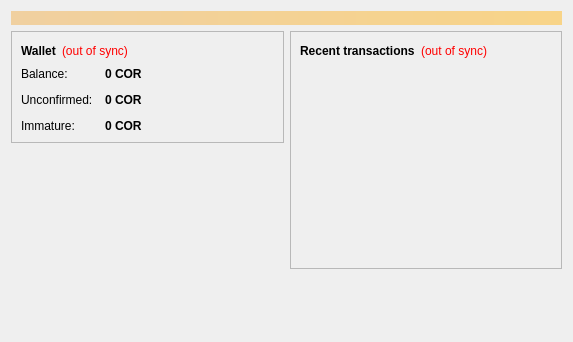
<?xml version="1.0" encoding="UTF-8"?>
<ui version="4.0">
 <class>OverviewPage</class>
 <widget class="QWidget" name="OverviewPage">
  <property name="geometry">
   <rect>
    <x>0</x>
    <y>0</y>
    <width>573</width>
    <height>342</height>
   </rect>
  </property>
  <property name="windowTitle">
   <string>Form</string>
  </property>
  <layout class="QVBoxLayout" name="topLayout">
   <item>
    <widget class="QLabel" name="labelAlerts">
     <property name="visible">
      <bool>false</bool>
     </property>
     <property name="styleSheet">
      <string notr="true">background-color: qlineargradient(x1: 0, y1: 0, x2: 1, y2: 0, stop:0 #F0D0A0, stop:1 #F8D488); color:#000000;</string>
     </property>
     <property name="wordWrap">
      <bool>true</bool>
     </property>
     <property name="margin">
      <number>3</number>
     </property>
    </widget>
   </item>
   <item>
    <layout class="QHBoxLayout" name="horizontalLayout" stretch="1,1">
     <item>
      <layout class="QVBoxLayout" name="verticalLayout_2">
       <item>
        <widget class="QFrame" name="frame">
         <property name="frameShape">
          <enum>QFrame::StyledPanel</enum>
         </property>
         <property name="frameShadow">
          <enum>QFrame::Raised</enum>
         </property>
         <layout class="QVBoxLayout" name="verticalLayout_4">
          <item>
           <layout class="QHBoxLayout" name="horizontalLayout_4">
            <item>
             <widget class="QLabel" name="label_5">
              <property name="font">
               <font>
                <weight>75</weight>
                <bold>true</bold>
               </font>
              </property>
              <property name="text">
               <string>Wallet</string>
              </property>
             </widget>
            </item>
            <item>
             <widget class="QLabel" name="labelWalletStatus">
              <property name="toolTip">
               <string>The displayed information may be out of date. Your wallet automatically synchronizes with the Corecoin network after a connection is established, but this process has not completed yet.</string>
              </property>
              <property name="styleSheet">
               <string notr="true">QLabel { color: red; }</string>
              </property>
              <property name="text">
               <string notr="true">(out of sync)</string>
              </property>
              <property name="alignment">
               <set>Qt::AlignLeading|Qt::AlignLeft|Qt::AlignVCenter</set>
              </property>
             </widget>
            </item>
            <item>
             <spacer name="horizontalSpacer_2">
              <property name="orientation">
               <enum>Qt::Horizontal</enum>
              </property>
              <property name="sizeHint" stdset="0">
               <size>
                <width>40</width>
                <height>20</height>
               </size>
              </property>
             </spacer>
            </item>
           </layout>
          </item>
          <item>
           <layout class="QFormLayout" name="formLayout_2">
            <property name="fieldGrowthPolicy">
             <enum>QFormLayout::AllNonFixedFieldsGrow</enum>
            </property>
            <property name="horizontalSpacing">
             <number>12</number>
            </property>
            <property name="verticalSpacing">
             <number>12</number>
            </property>
            <item row="0" column="0">
             <widget class="QLabel" name="label">
              <property name="text">
               <string>Balance:</string>
              </property>
             </widget>
            </item>
            <item row="0" column="1">
             <widget class="QLabel" name="labelBalance">
              <property name="font">
               <font>
                <weight>75</weight>
                <bold>true</bold>
               </font>
              </property>
              <property name="cursor">
               <cursorShape>IBeamCursor</cursorShape>
              </property>
              <property name="toolTip">
               <string>Your current balance</string>
              </property>
              <property name="text">
               <string notr="true">0 COR</string>
              </property>
              <property name="textInteractionFlags">
               <set>Qt::LinksAccessibleByMouse|Qt::TextSelectableByKeyboard|Qt::TextSelectableByMouse</set>
              </property>
             </widget>
            </item>
            <item row="1" column="0">
             <widget class="QLabel" name="label_3">
              <property name="text">
               <string>Unconfirmed:</string>
              </property>
             </widget>
            </item>
            <item row="1" column="1">
             <widget class="QLabel" name="labelUnconfirmed">
              <property name="font">
               <font>
                <weight>75</weight>
                <bold>true</bold>
               </font>
              </property>
              <property name="cursor">
               <cursorShape>IBeamCursor</cursorShape>
              </property>
              <property name="toolTip">
               <string>Total of transactions that have yet to be confirmed, and do not yet count toward the current balance</string>
              </property>
              <property name="text">
               <string notr="true">0 COR</string>
              </property>
              <property name="textInteractionFlags">
               <set>Qt::LinksAccessibleByMouse|Qt::TextSelectableByKeyboard|Qt::TextSelectableByMouse</set>
              </property>
             </widget>
            </item>
            <item row="2" column="0">
             <widget class="QLabel" name="labelImmatureText">
              <property name="text">
               <string>Immature:</string>
              </property>
             </widget>
            </item>
            <item row="2" column="1">
             <widget class="QLabel" name="labelImmature">
              <property name="font">
               <font>
                <weight>75</weight>
                <bold>true</bold>
               </font>
              </property>
              <property name="toolTip">
               <string>Mined balance that has not yet matured</string>
              </property>
              <property name="text">
               <string notr="true">0 COR</string>
              </property>
              <property name="textInteractionFlags">
               <set>Qt::LinksAccessibleByMouse|Qt::TextSelectableByKeyboard|Qt::TextSelectableByMouse</set>
              </property>
             </widget>
            </item>
           </layout>
          </item>
         </layout>
        </widget>
       </item>
       <item>
        <spacer name="verticalSpacer">
         <property name="orientation">
          <enum>Qt::Vertical</enum>
         </property>
         <property name="sizeHint" stdset="0">
          <size>
           <width>20</width>
           <height>40</height>
          </size>
         </property>
        </spacer>
       </item>
      </layout>
     </item>
     <item>
      <layout class="QVBoxLayout" name="verticalLayout_3">
       <item>
        <widget class="QFrame" name="frame_2">
         <property name="frameShape">
          <enum>QFrame::StyledPanel</enum>
         </property>
         <property name="frameShadow">
          <enum>QFrame::Raised</enum>
         </property>
         <layout class="QVBoxLayout" name="verticalLayout">
          <item>
           <layout class="QHBoxLayout" name="horizontalLayout_2">
            <item>
             <widget class="QLabel" name="label_4">
              <property name="text">
               <string>&lt;b&gt;Recent transactions&lt;/b&gt;</string>
              </property>
             </widget>
            </item>
            <item>
             <widget class="QLabel" name="labelTransactionsStatus">
              <property name="toolTip">
               <string>The displayed information may be out of date. Your wallet automatically synchronizes with the Corecoin network after a connection is established, but this process has not completed yet.</string>
              </property>
              <property name="styleSheet">
               <string notr="true">QLabel { color: red; }</string>
              </property>
              <property name="text">
               <string notr="true">(out of sync)</string>
              </property>
              <property name="alignment">
               <set>Qt::AlignRight|Qt::AlignTrailing|Qt::AlignVCenter</set>
              </property>
             </widget>
            </item>
            <item>
             <spacer name="horizontalSpacer">
              <property name="orientation">
               <enum>Qt::Horizontal</enum>
              </property>
              <property name="sizeHint" stdset="0">
               <size>
                <width>40</width>
                <height>20</height>
               </size>
              </property>
             </spacer>
            </item>
           </layout>
          </item>
          <item>
           <widget class="QListView" name="listTransactions">
            <property name="styleSheet">
             <string notr="true">QListView { background: transparent; }</string>
            </property>
            <property name="frameShape">
             <enum>QFrame::NoFrame</enum>
            </property>
            <property name="verticalScrollBarPolicy">
             <enum>Qt::ScrollBarAlwaysOff</enum>
            </property>
            <property name="horizontalScrollBarPolicy">
             <enum>Qt::ScrollBarAlwaysOff</enum>
            </property>
            <property name="selectionMode">
             <enum>QAbstractItemView::NoSelection</enum>
            </property>
           </widget>
          </item>
         </layout>
        </widget>
       </item>
       <item>
        <spacer name="verticalSpacer_2">
         <property name="orientation">
          <enum>Qt::Vertical</enum>
         </property>
         <property name="sizeHint" stdset="0">
          <size>
           <width>20</width>
           <height>40</height>
          </size>
         </property>
        </spacer>
       </item>
      </layout>
     </item>
    </layout>
   </item>
  </layout>
 </widget>
 <resources/>
 <connections/>
</ui>
